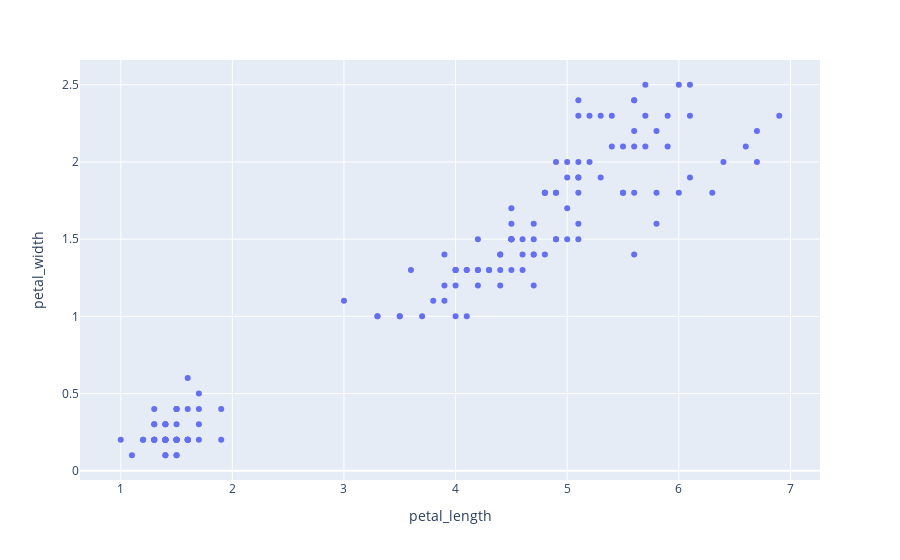

Notebook source saved alongside this figure:
### Code cell
px.scatter(iris,x="petal_length",y="petal_width")

### Figure 1 — Plotly figure (JSON) as saved in the notebook; plotly's stock layout.template omitted (floating-point values rounded to 4 significant figures; data arrays with more than 128 entries replaced by an {"elided": "..."} marker saying what was removed)
{"data": [{"hovertemplate": "petal_length=%{x}<br>petal_width=%{y}<extra></extra>", "legendgroup": "", "marker": {"color": "#636efa", "symbol": "circle"}, "mode": "markers", "name": "", "orientation": "v", "showlegend": false, "type": "scatter", "x": {"elided": "150 float values"}, "xaxis": "x", "y": {"elided": "150 float values"}, "yaxis": "y"}], "layout": {"legend": {"tracegroupgap": 0}, "margin": {"t": 60}, "xaxis": {"anchor": "y", "domain": [0, 1], "title": {"text": "petal_length"}}, "yaxis": {"anchor": "x", "domain": [0, 1], "title": {"text": "petal_width"}}}}
